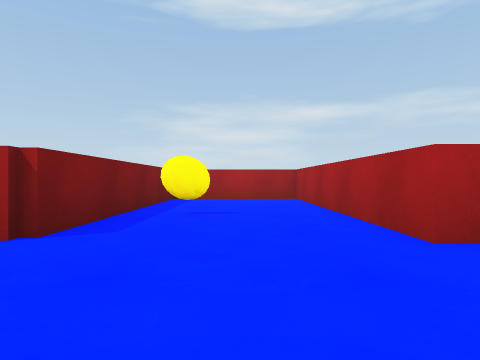
[1] (above)

21 first-person views from a walk through a scene from a Unity 3-D project. The camera is 0.48 m above the floor, looks level and sees 75° across. The floor is counted in squares, 1 m on a side. Each view is taken from the middle of a square. On the plan, view 1 faces up. The plan holds only what a view shows up to about 9 squares ahead; the rest is blank. The player character is not drawn.

[2]
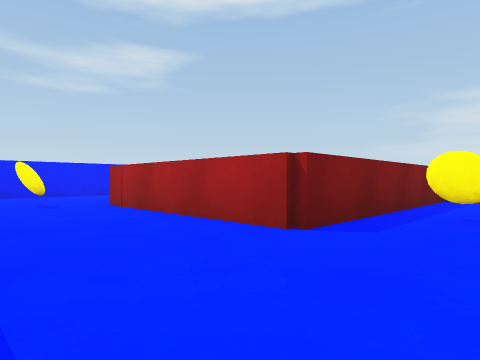

[3]
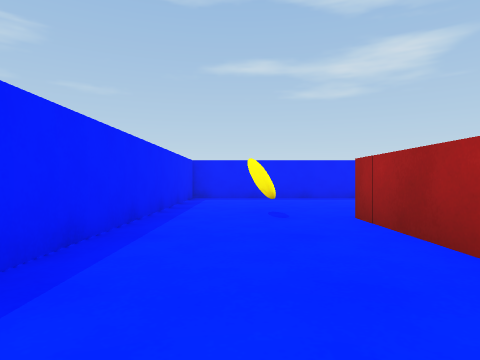

[4]
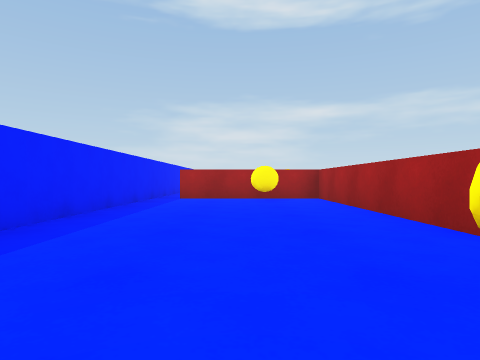

[5]
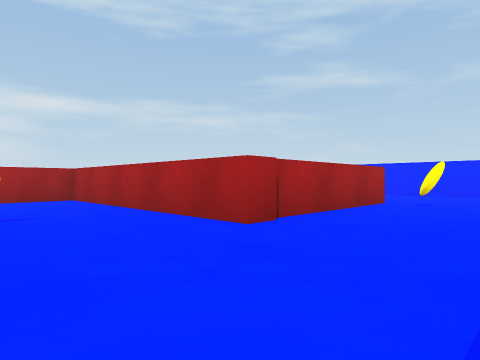

[6]
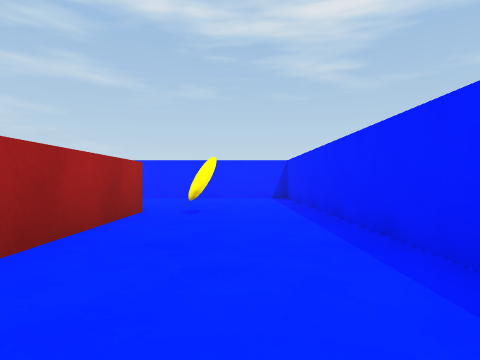

[7]
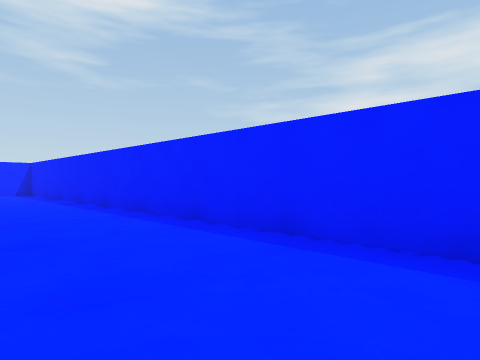

[8]
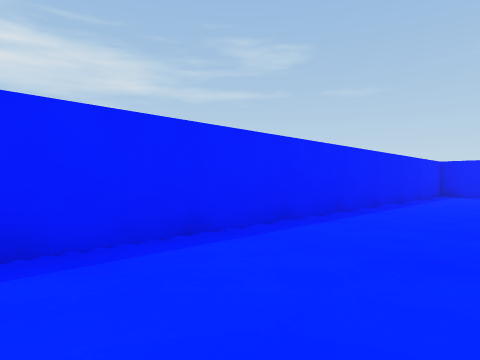

[9]
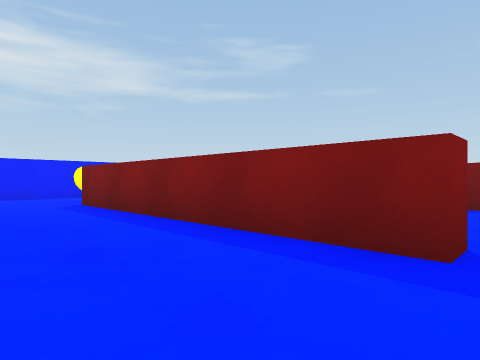

[10]
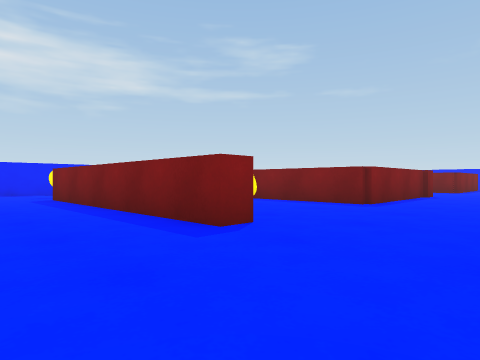

[11]
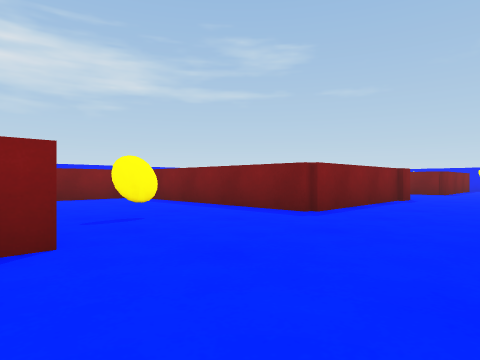

[12]
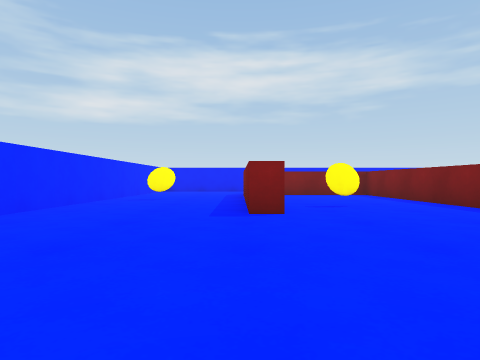

[13]
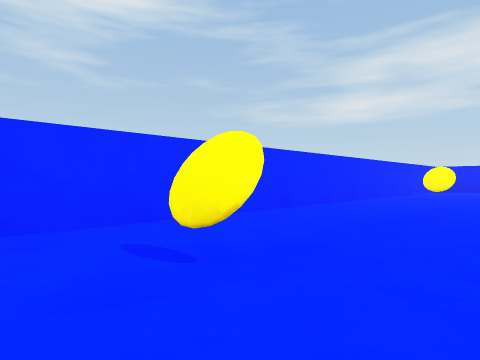

[14]
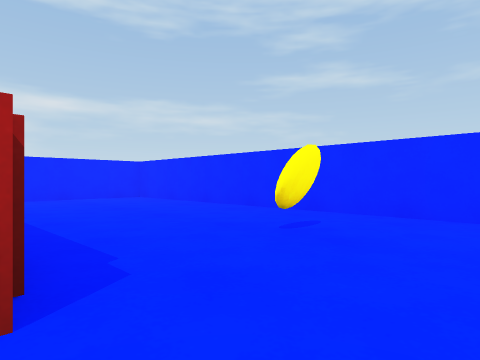

[15]
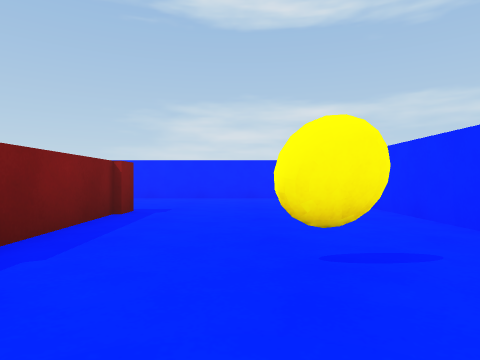

[16]
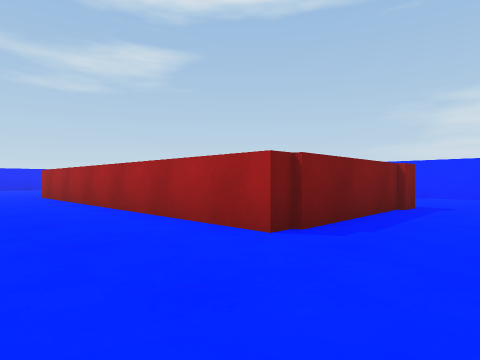

[17]
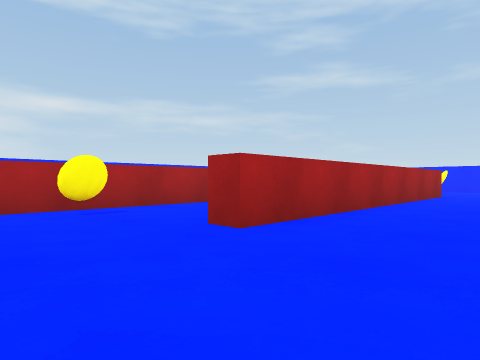

[18]
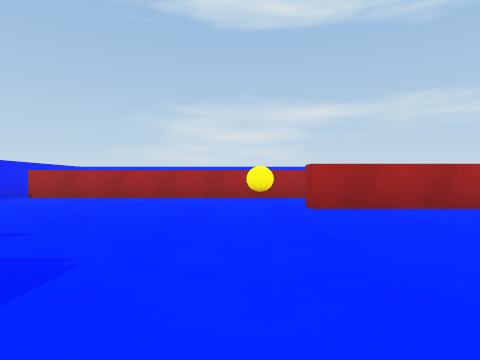

[19]
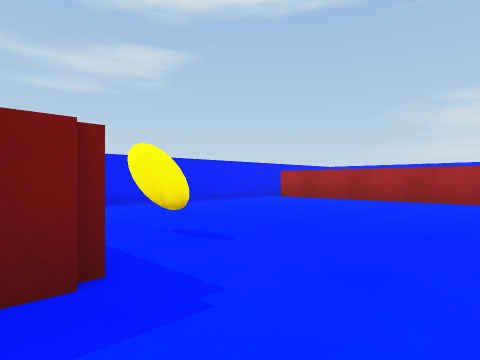

[20]
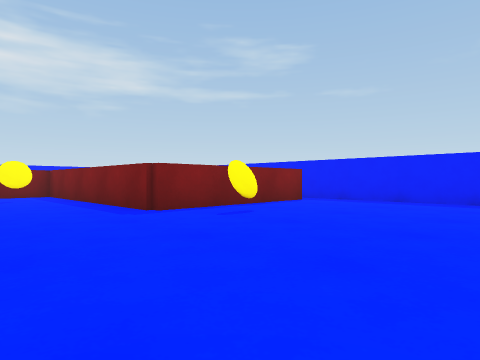

[21]
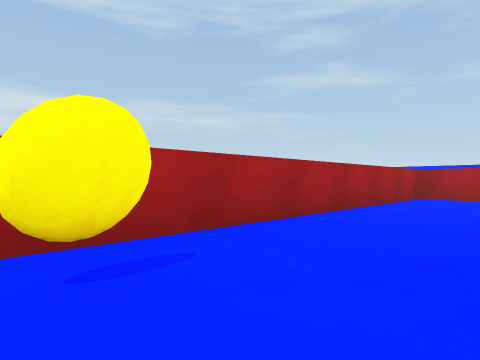

### Floor plan
Points are (right, up) in squares from view 1. A wall is a line through its corners. A room is listed if a view was taken in it or the views show most of it. See-through windows are left out.
Room 1 (views 1, 2, 3, 4, 5, 6, 7, 8)
walls: (-1.7, 7.9) (-1.7, 2.5) (-5.9, 2.5) (-5.9, 8.1) (-9.6, 8.1); (5.9, 2.5) (1.5, 2.5) (1.4, 8) (-1, 8); (-10.2, 7.5) (-10.2, -0.2) (9.2, -0.2) (9.2, 1.5)
ways out: opening at (-10, 8) to room 2; opening at (7.5, 2) to room 2
Room 2 (views 9, 10, 11, 12, 13, 14, 15, 16, 17, 18, 19, 20, 21)
walls: (-2.2, 8.6) (1.9, 8.6) (2, 3.8); (4.8, 14.2) (4.7, 15.4) (-9.7, 15.4); (5.3, 8.6) (5.9, 8.6) (5.9, 2.5); (5.2, 15.9) (5.3, 12.2) (-2.8, 12.2) (-2.8, 12.8); (2.4, 3) (3.9, 3); (-9.6, 8.5) (-5.5, 8.6) (-5.5, 3) (-4.2, 3); (-10.2, 16) (-10.2, 7.5); (9.2, 1.5) (9.2, 19.2) (4.1, 19.2)
ways out: opening at (-10, 8) to room 1; opening at (7.5, 2) to room 1

Positions as (right, up) in squares from view 1, and headings:
1: (0, 0), facing up
2: (0, 0), facing up-left
3: (-2, 1), facing left
4: (-8, 0), facing up
5: (-1, 0), facing up-right
6: (1, 1), facing right
7: (-2, 2), facing down-right
8: (0, 2), facing down-left
9: (8, 9), facing down-left
10: (8, 11), facing down-left
11: (6, 11), facing down-left
12: (6, 13), facing down
13: (6, 14), facing down-right
14: (5, 11), facing up-right
15: (7, 11), facing up
16: (7, 10), facing up-left
17: (-5, 10), facing up-right
18: (-4, 7), facing up
19: (-4, 8), facing up-left
20: (-3, 13), facing down-left
21: (-4, 13), facing up-right
